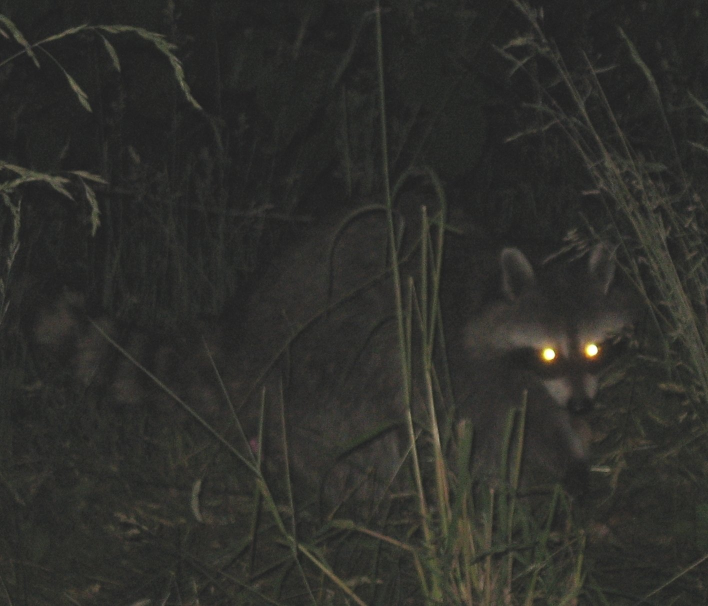
#> input picture hw1/animal.jpg, 1416 x 1212 px (shown at 1/2 size)
$ python main.py animal.jpg
#> lines starting #> are read from the running program, lines starting #| are printed output that depends on the picture
### hw1/intensity_transform.py
import numpy as np

# [9 lines left out: function ConstrastAdjust, not called in this run]

def GammaCorrection(dst, gamma):
    dst = (dst / 255) ** (1 / gamma)
    dst = dst * 255
    dst[dst > 255] = 255
    dst[dst < 0] = 0

    return dst

# [51 lines left out: functions LogTransform, pixelVal, HistogramEqual, not called in this run]

### hw1/main.py
import numpy as np
import sys
import cv2

from intensity_transform import *
from noise_reduction import *
from bilateral_filter import *

path = sys.argv[1]
img = cv2.imread(path)
#> img is the input picture: shape (1212, 1416, 3); mean B, G, R 42.9, 46.8, 46.8
row, col, channel = img.shape
#> row = 1212; col = 1416; channel = 3

dst = img.copy()

### intensity_transform
#dst = ConstrastAdjust(dst, 0.5, 50)
dst = GammaCorrection(dst, 0.5)
#> in GammaCorrection, `dst = (dst / 255) ** (1 / gamma)`:
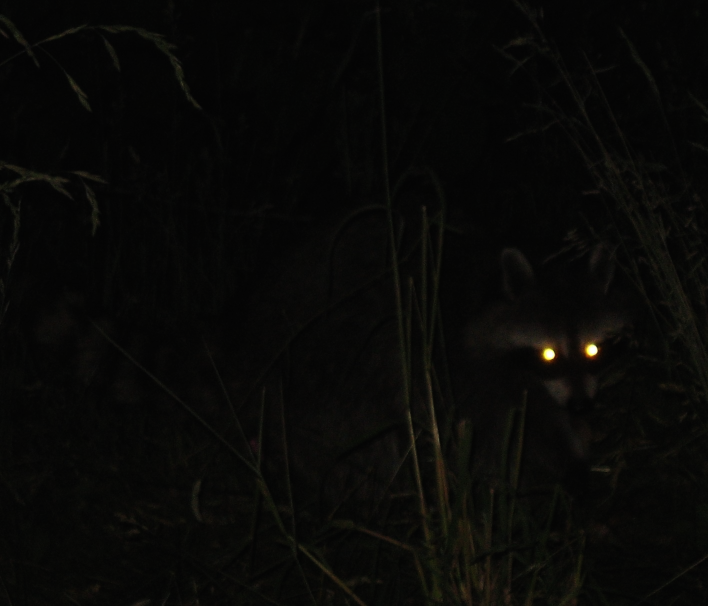
#> dst: shape (1212, 1416, 3) float64 (shown at 1/2 size); mean of channels 0, 1, 2 0.0295, 0.0358, 0.0362; drawn as B, G, R
# [4 lines of commented-out code are left out]

dst_extend = np.zeros((row + 2, col + 2, channel))

for i in range(1, row + 1):
    for j in range(1, col + 1):
        dst_extend[i][j] = dst[i-1][j-1]

### noise_reduction
# [4 lines of commented-out code are left out]

### bilateral_filter
#dst = BilateralFilter(dst, row, col, dst_extend, 1, 5)


dst = np.round(dst)
dst = dst.astype(np.uint8)

cv2.imshow('img', img)
cv2.imshow('dst', dst)

cv2.waitKey(0)

cv2.imwrite("images/test.png", dst)
cv2.destroyAllWindows()
